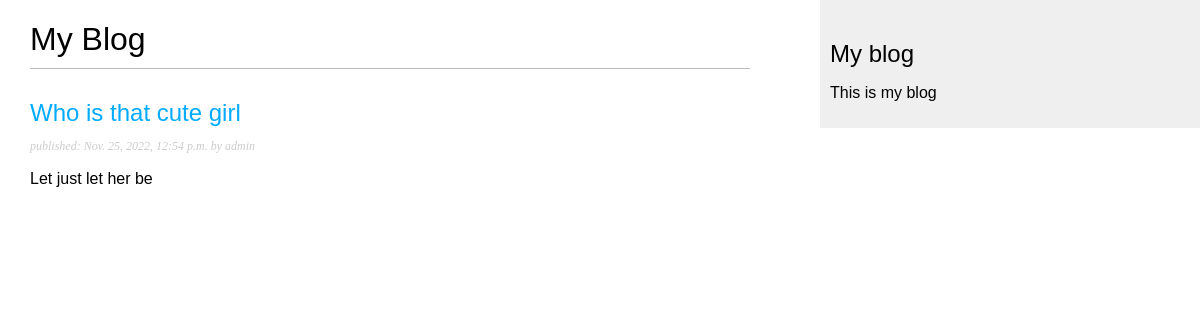
The page /blog/ on the database as committed earlier.
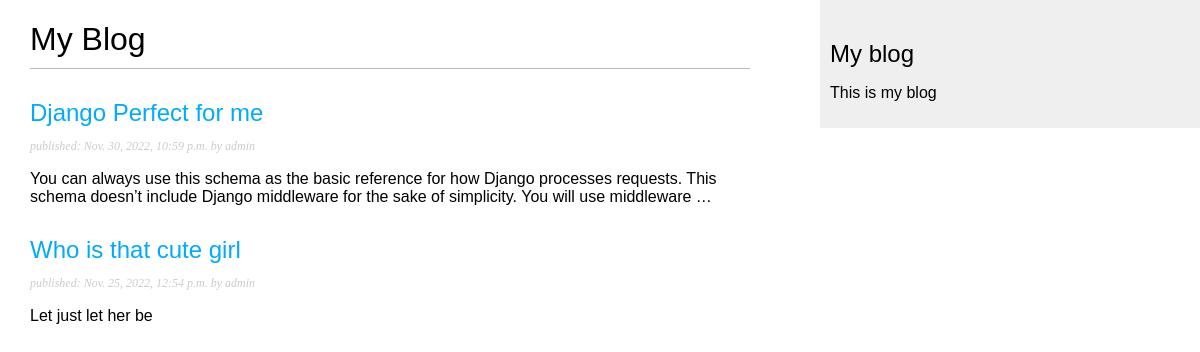
The same page on the database as committed later.
### blog/models.py (models this page shows, shortened)
class Post(models.Model):
    class Status(models.TextChoices):
        DRAFT = 'DF' , 'draft'
        PUBLISHED = 'PB' , 'published'
    title = models.CharField(max_length=250)
    slug = models.SlugField(max_length=250, unique_for_date='publish')
    body = models.TextField()
    author = models.ForeignKey(User, on_delete= models.CASCADE, related_name='blog_posts')
    publish = models.DateTimeField(default=timezone.now)
    created = models.DateTimeField(auto_now_add=True)
    updated = models.DateTimeField(auto_now=True)
    status = models.CharField(max_length=2,
                              choices=Status.choices, default=Status.DRAFT)
    objects = models.Manager() # our default manager
    published = PublishedManager() # our custom manager
    class Meta:
        ordering = ['-publish'] # arranges the order of objected in decending order(newer published to older )
        indexes = [
            models.Index(fields=['publish']),
        ]
    def get_absolute_url(self):
        return reverse("blog:post_details", args=[self.publish.year,
                                                  self.publish.month,
                                                  self.publish.day,
                                                  self.slug])

### blog/views.py (the view)
# urls.py: path('', views.post_list , name='post_list'),
def post_list(request):
    posts = Post.published.all()
    return render(request, 'blog/post/list.html', {'posts': posts})

### blog/models.py (called while the page is built)
    def get_queryset(self):
        return super().get_queryset()\
            .filter(status = Post.Status.PUBLISHED)

### blog/templates/blog/post/list.html (shortened to what this page needs)
{% extends 'blog/base.html' %}
{% block content%}
 <h1>My Blog</h1>
 {% for post in posts%}
    <h2>
        <a href="{{post.get_absolute_url}}">
            {{post.title}}
        </a>
    </h2>
    <p class="date">
        published: {{post.publish}} by {{ post.author}}
    </p>
    {{post.body|truncatewords:30|linebreaks}}
 {% endfor %}
{% endblock %}

### blog/templates/blog/base.html (shortened to what this page needs)
{% load static %}
<!DOCTYPE html>
<html lang="en">
<head>
    <link  href="{% static "css/blog.css" %}" rel="stylesheet" >
</head>
<body>
    <div id="content">
        {% block content %}
        {% endblock %}
    </div>
    <div id="sidebar">
        <h2>My blog</h2>
        <p>This is my blog</p>
    </div>
</body>
</html>

### blog/static/css/blog.css (style rules this page uses)
body { margin:0; padding:0rem; font-family :Helvetica, sans-serif; }
a { color : #00abff; text-decoration: none; }
h1 { font-weight: normal !important; border-bottom : 1px solid #bbb; padding : 0 0 10px 0; }
h2 { font-weight: normal !important; margin: 30px 0 0; }
#content { float:left; width: 60%; padding: 0 0 0 30px; }
#sidebar { float : right; width: 30%; padding: 10px; background: #efefef; height: 100%; }
p.date { color: #ccc; font-family : Georgia, serif; font-size : 12px; font-style: italic; }

Rows that differ between the two databases and show on the page:
added Post: title "Django Perfect for me", publish "Nov. 30, 2022, 10:59 p.m.", author "admin", body "You can always use this schema as the basic reference for how Django processes requests. This schema doesn’t include Django middleware for the sake of simplicity. You will use middleware …"
